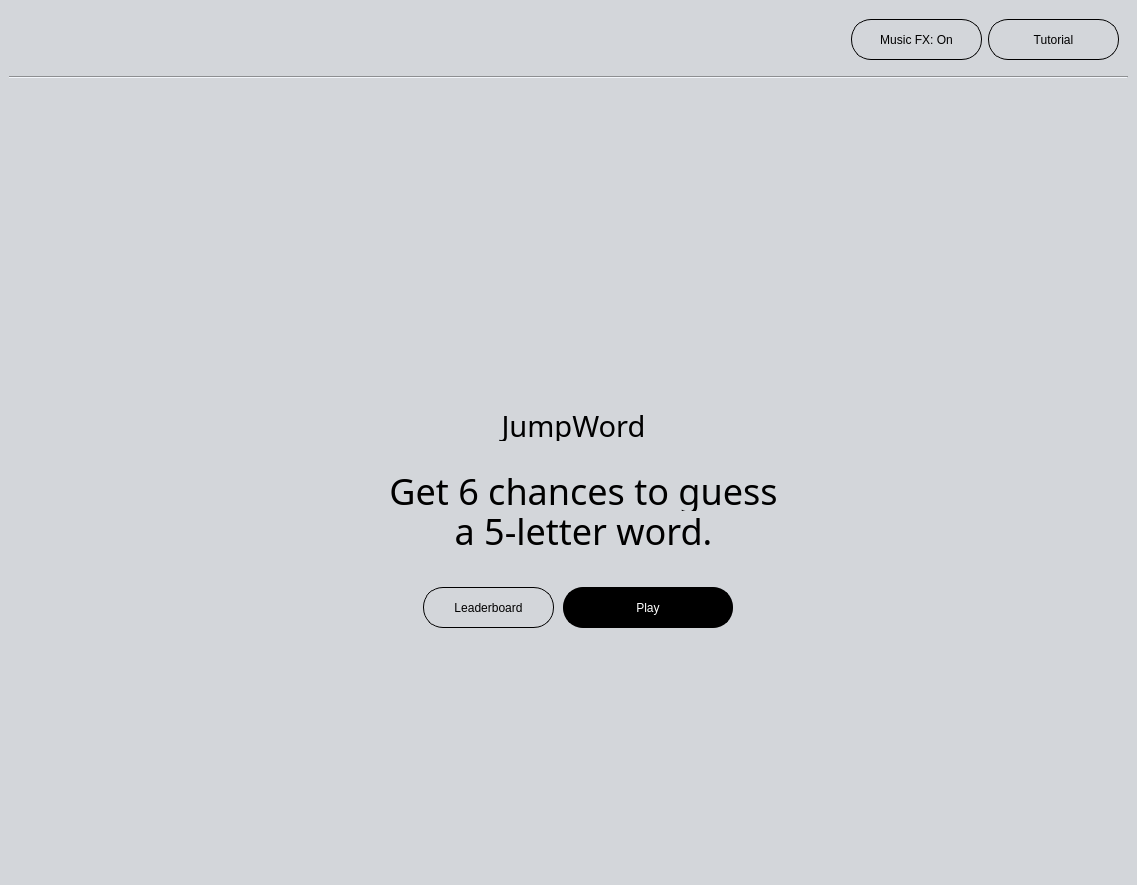
<?xml version="1.0" encoding="UTF-8"?>
<ui version="4.0">
 <class>MainWindow</class>
 <widget class="QMainWindow" name="MainWindow">
  <property name="geometry">
   <rect>
    <x>0</x>
    <y>0</y>
    <width>1137</width>
    <height>885</height>
   </rect>
  </property>
  <property name="windowTitle">
   <string>MainWindow</string>
  </property>
  <property name="styleSheet">
   <string notr="true">background-color: rgb(211, 214, 218);</string>
  </property>
  <widget class="QWidget" name="centralwidget">
   <layout class="QGridLayout" name="gridLayout">
    <item row="3" column="4">
     <spacer name="horizontalSpacer_5">
      <property name="orientation">
       <enum>Qt::Horizontal</enum>
      </property>
      <property name="sizeHint" stdset="0">
       <size>
        <width>290</width>
        <height>20</height>
       </size>
      </property>
     </spacer>
    </item>
    <item row="5" column="2">
     <spacer name="verticalSpacer_3">
      <property name="orientation">
       <enum>Qt::Vertical</enum>
      </property>
      <property name="sizeHint" stdset="0">
       <size>
        <width>20</width>
        <height>238</height>
       </size>
      </property>
     </spacer>
    </item>
    <item row="3" column="0">
     <spacer name="horizontalSpacer_4">
      <property name="orientation">
       <enum>Qt::Horizontal</enum>
      </property>
      <property name="sizeHint" stdset="0">
       <size>
        <width>320</width>
        <height>20</height>
       </size>
      </property>
     </spacer>
    </item>
    <item row="1" column="0" colspan="5">
     <widget class="Line" name="line">
      <property name="orientation">
       <enum>Qt::Horizontal</enum>
      </property>
     </widget>
    </item>
    <item row="2" column="1">
     <spacer name="verticalSpacer">
      <property name="orientation">
       <enum>Qt::Vertical</enum>
      </property>
      <property name="sizeHint" stdset="0">
       <size>
        <width>20</width>
        <height>167</height>
       </size>
      </property>
     </spacer>
    </item>
    <item row="2" column="3">
     <spacer name="verticalSpacer_4">
      <property name="orientation">
       <enum>Qt::Vertical</enum>
      </property>
      <property name="sizeHint" stdset="0">
       <size>
        <width>20</width>
        <height>167</height>
       </size>
      </property>
     </spacer>
    </item>
    <item row="4" column="0" colspan="2">
     <spacer name="horizontalSpacer_2">
      <property name="orientation">
       <enum>Qt::Horizontal</enum>
      </property>
      <property name="sizeHint" stdset="0">
       <size>
        <width>405</width>
        <height>20</height>
       </size>
      </property>
     </spacer>
    </item>
    <item row="4" column="3" colspan="2">
     <spacer name="horizontalSpacer_3">
      <property name="orientation">
       <enum>Qt::Horizontal</enum>
      </property>
      <property name="sizeHint" stdset="0">
       <size>
        <width>375</width>
        <height>20</height>
       </size>
      </property>
     </spacer>
    </item>
    <item row="3" column="1" colspan="3">
     <widget class="QWidget" name="widget" native="true">
      <property name="minimumSize">
       <size>
        <width>491</width>
        <height>301</height>
       </size>
      </property>
      <property name="maximumSize">
       <size>
        <width>491</width>
        <height>301</height>
       </size>
      </property>
      <widget class="QLabel" name="label_4">
       <property name="geometry">
        <rect>
         <x>20</x>
         <y>240</y>
         <width>451</width>
         <height>41</height>
        </rect>
       </property>
       <property name="font">
        <font>
         <family>Franklin Gothic Medium</family>
         <pointsize>27</pointsize>
        </font>
       </property>
       <property name="text">
        <string>a 5-letter word.</string>
       </property>
       <property name="alignment">
        <set>Qt::AlignCenter</set>
       </property>
      </widget>
      <widget class="QLabel" name="label">
       <property name="geometry">
        <rect>
         <x>180</x>
         <y>6</y>
         <width>141</width>
         <height>141</height>
        </rect>
       </property>
       <property name="text">
        <string/>
       </property>
       <property name="pixmap">
        <pixmap>resource/logo.png</pixmap>
       </property>
       <property name="scaledContents">
        <bool>true</bool>
       </property>
      </widget>
      <widget class="QLabel" name="label_3">
       <property name="geometry">
        <rect>
         <x>50</x>
         <y>200</y>
         <width>391</width>
         <height>41</height>
        </rect>
       </property>
       <property name="font">
        <font>
         <family>Franklin Gothic Medium</family>
         <pointsize>27</pointsize>
        </font>
       </property>
       <property name="text">
        <string>Get 6 chances to guess</string>
       </property>
       <property name="alignment">
        <set>Qt::AlignCenter</set>
       </property>
      </widget>
      <widget class="QLabel" name="label_2">
       <property name="geometry">
        <rect>
         <x>150</x>
         <y>140</y>
         <width>171</width>
         <height>31</height>
        </rect>
       </property>
       <property name="font">
        <font>
         <family>Franklin Gothic Heavy</family>
         <pointsize>22</pointsize>
        </font>
       </property>
       <property name="text">
        <string>JumpWord</string>
       </property>
       <property name="alignment">
        <set>Qt::AlignCenter</set>
       </property>
      </widget>
     </widget>
    </item>
    <item row="0" column="0" colspan="5">
     <widget class="QWidget" name="widget_6" native="true">
      <property name="minimumSize">
       <size>
        <width>0</width>
        <height>61</height>
       </size>
      </property>
      <property name="maximumSize">
       <size>
        <width>16777215</width>
        <height>61</height>
       </size>
      </property>
      <layout class="QGridLayout" name="gridLayout_2">
       <item row="0" column="0">
        <spacer name="horizontalSpacer">
         <property name="orientation">
          <enum>Qt::Horizontal</enum>
         </property>
         <property name="sizeHint" stdset="0">
          <size>
           <width>668</width>
           <height>20</height>
          </size>
         </property>
        </spacer>
       </item>
       <item row="0" column="2">
        <widget class="QPushButton" name="tutorial_btn">
         <property name="minimumSize">
          <size>
           <width>131</width>
           <height>41</height>
          </size>
         </property>
         <property name="maximumSize">
          <size>
           <width>131</width>
           <height>41</height>
          </size>
         </property>
         <property name="styleSheet">
          <string notr="true">QPushButton {
	border-radius: 20px;
	border: 1px solid black;
	font: 12pt &quot;Franklin Gothic Medium&quot;;
}

QPushButton:hover {
	border-radius: 20px;
	border: 2px solid black;
}

QPushButton:pressed {
	border-radius: 20px;
	border: 2px solid black;
	background-color: rgb(0, 0, 0);
	color: rgb(255, 255, 255);
}
</string>
         </property>
         <property name="text">
          <string>Tutorial</string>
         </property>
        </widget>
       </item>
       <item row="0" column="1">
        <widget class="QPushButton" name="music_btn">
         <property name="minimumSize">
          <size>
           <width>131</width>
           <height>41</height>
          </size>
         </property>
         <property name="maximumSize">
          <size>
           <width>131</width>
           <height>41</height>
          </size>
         </property>
         <property name="styleSheet">
          <string notr="true">QPushButton {
	border-radius: 20px;
	border: 1px solid black;
	font: 12pt &quot;Franklin Gothic Medium&quot;;
}

QPushButton:hover {
	border-radius: 20px;
	border: 2px solid black;
}

QPushButton:pressed {
	border-radius: 20px;
	border: 2px solid black;
	background-color: rgb(0, 0, 0);
	color: rgb(255, 255, 255);
}
</string>
         </property>
         <property name="text">
          <string>Music FX: On</string>
         </property>
        </widget>
       </item>
      </layout>
     </widget>
    </item>
    <item row="4" column="2">
     <widget class="QWidget" name="widget_2" native="true">
      <property name="minimumSize">
       <size>
        <width>321</width>
        <height>61</height>
       </size>
      </property>
      <property name="maximumSize">
       <size>
        <width>321</width>
        <height>61</height>
       </size>
      </property>
      <widget class="QPushButton" name="play_btn">
       <property name="geometry">
        <rect>
         <x>140</x>
         <y>10</y>
         <width>170</width>
         <height>41</height>
        </rect>
       </property>
       <property name="minimumSize">
        <size>
         <width>170</width>
         <height>41</height>
        </size>
       </property>
       <property name="maximumSize">
        <size>
         <width>170</width>
         <height>41</height>
        </size>
       </property>
       <property name="styleSheet">
        <string notr="true">QPushButton {
	border-radius: 20px;
	border: 2px solid black;
	background-color: rgb(0, 0, 0);
	color: rgb(255, 255, 255);
	font: 12pt &quot;Franklin Gothic Medium&quot;;
}

QPushButton:hover {
	border-radius: 20px;
	border: 2px solid black;
	background-color: rgb(0, 0, 0);
	color: rgb(255, 255, 255);
	font: 12pt &quot;Franklin Gothic Heavy&quot;;
}

QPushButton:pressed {
	border-radius: 20px;
	border: 2px solid black;
	background-color:  rgb(255, 255, 255);
	color: rgb(0, 0, 0);
	font: 12pt &quot;Franklin Gothic Medium&quot;;
}
</string>
       </property>
       <property name="text">
        <string>Play</string>
       </property>
      </widget>
      <widget class="QPushButton" name="leaderboard_btn">
       <property name="geometry">
        <rect>
         <x>0</x>
         <y>10</y>
         <width>131</width>
         <height>41</height>
        </rect>
       </property>
       <property name="minimumSize">
        <size>
         <width>131</width>
         <height>41</height>
        </size>
       </property>
       <property name="maximumSize">
        <size>
         <width>131</width>
         <height>41</height>
        </size>
       </property>
       <property name="styleSheet">
        <string notr="true">QPushButton {
	border-radius: 20px;
	border: 1px solid black;
	font: 12pt &quot;Franklin Gothic Medium&quot;;
}

QPushButton:hover {
	border-radius: 20px;
	border: 2px solid black;
}

QPushButton:pressed {
	border-radius: 20px;
	border: 2px solid black;
	background-color: rgb(0, 0, 0);
	color: rgb(255, 255, 255);
}
</string>
       </property>
       <property name="text">
        <string>Leaderboard</string>
       </property>
      </widget>
     </widget>
    </item>
   </layout>
  </widget>
 </widget>
 <resources/>
 <connections/>
</ui>
